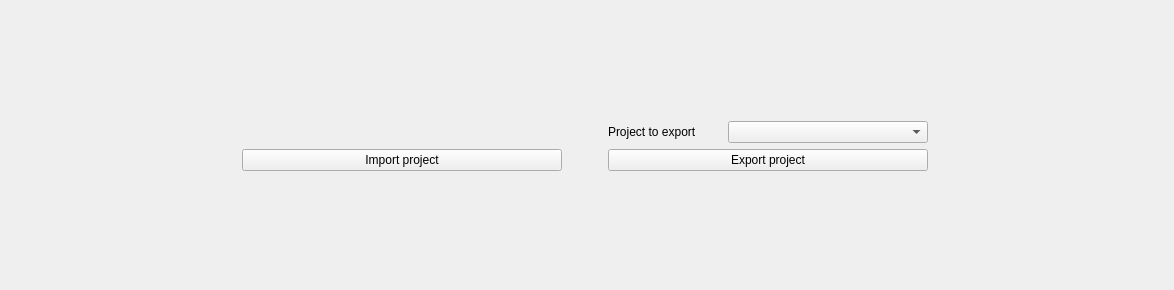
      <widget class="QWidget" name="tabImportExport">
       <attribute name="title">
        <string>Import/Export</string>
       </attribute>
       <widget class="QWidget" name="layoutWidget">
        <property name="geometry">
         <rect>
          <x>4</x>
          <y>10</y>
          <width>1161</width>
          <height>271</height>
         </rect>
        </property>
        <layout class="QGridLayout" name="gridLayoutImportExport">
         <item row="2" column="1">
          <widget class="QPushButton" name="buttonManagerImport">
           <property name="minimumSize">
            <size>
             <width>320</width>
             <height>0</height>
            </size>
           </property>
           <property name="text">
            <string>Import project</string>
           </property>
          </widget>
         </item>
         <item row="2" column="0">
          <spacer name="horizontalSpacerImportExportLeft1">
           <property name="orientation">
            <enum>Qt::Horizontal</enum>
           </property>
           <property name="sizeHint" stdset="0">
            <size>
             <width>40</width>
             <height>20</height>
            </size>
           </property>
          </spacer>
         </item>
         <item row="2" column="3" colspan="2">
          <widget class="QPushButton" name="buttonManagerExport">
           <property name="minimumSize">
            <size>
             <width>320</width>
             <height>0</height>
            </size>
           </property>
           <property name="text">
            <string>Export project</string>
           </property>
          </widget>
         </item>
         <item row="0" column="3">
          <spacer name="verticalSpacerImportExportTop">
           <property name="orientation">
            <enum>Qt::Vertical</enum>
           </property>
           <property name="sizeHint" stdset="0">
            <size>
             <width>20</width>
             <height>40</height>
            </size>
           </property>
          </spacer>
         </item>
         <item row="1" column="5">
          <spacer name="horizontalSpacerImportExportRight">
           <property name="orientation">
            <enum>Qt::Horizontal</enum>
           </property>
           <property name="sizeType">
            <enum>QSizePolicy::Expanding</enum>
           </property>
           <property name="sizeHint" stdset="0">
            <size>
             <width>20</width>
             <height>20</height>
            </size>
           </property>
          </spacer>
         </item>
         <item row="3" column="3">
          <spacer name="verticalSpacerImportExportBottom">
           <property name="orientation">
            <enum>Qt::Vertical</enum>
           </property>
           <property name="sizeHint" stdset="0">
            <size>
             <width>20</width>
             <height>40</height>
            </size>
           </property>
          </spacer>
         </item>
         <item row="1" column="3">
          <widget class="QLabel" name="labelImportExportProjectToExport">
           <property name="text">
            <string>Project to export</string>
           </property>
          </widget>
         </item>
         <item row="1" column="4">
          <widget class="QComboBox" name="comboBoxManagerExportProject">
           <property name="minimumSize">
            <size>
             <width>200</width>
             <height>0</height>
            </size>
           </property>
          </widget>
         </item>
         <item row="2" column="2">
          <spacer name="horizontalSpacerImportExportLeft2">
           <property name="orientation">
            <enum>Qt::Horizontal</enum>
           </property>
           <property name="sizeType">
            <enum>QSizePolicy::Preferred</enum>
           </property>
           <property name="sizeHint" stdset="0">
            <size>
             <width>40</width>
             <height>20</height>
            </size>
           </property>
          </spacer>
         </item>
        </layout>
       </widget>
      </widget>
